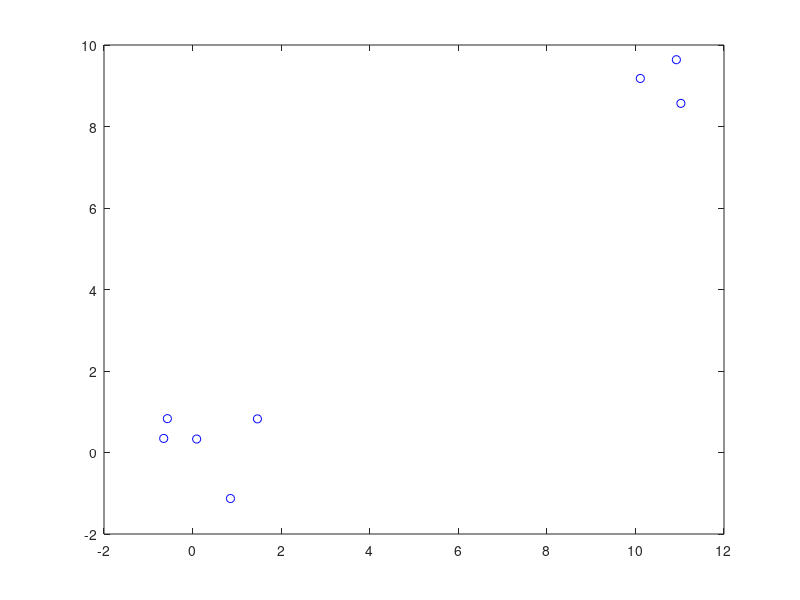

Reproduce this figure in MATLAB. (Note: this script raises an error after producing the figure.)
data = [randn(2, 5), randn(2, 3) + ones(2, 3) * 10]
plot(data(1, :), data(2, :), 'bo')

distances = zeros(8, 8);

for i = 1:8

    for j = i + 1:8
        distances(i, j) = sqrt(sum((data(:, i) - data(:, j)) .^ 2));
    end

end


[max_distance, linear_idx] = max(distances(:));
[row_idx, col_idx] = ind2sub(size(distances), linear_idx);


for i = 1:size(data, 2)

    if data(1, i) < mean(data(1, :)) 
        class1 = [class1, i]; 
    else 
        class2 = [class2, i]; 
    end

end

disp('class1中的点的索引是:');
disp(class1);

disp('class2中的点的索引是:');
disp(class2);

% 可视化分类结果
plot(data(1, class1), data(2, class1), 'ro', 'DisplayName', 'class1');
plot(data(1, class2), data(2, class2), 'go', 'DisplayName', 'class2');
legend('show');
hold off;
